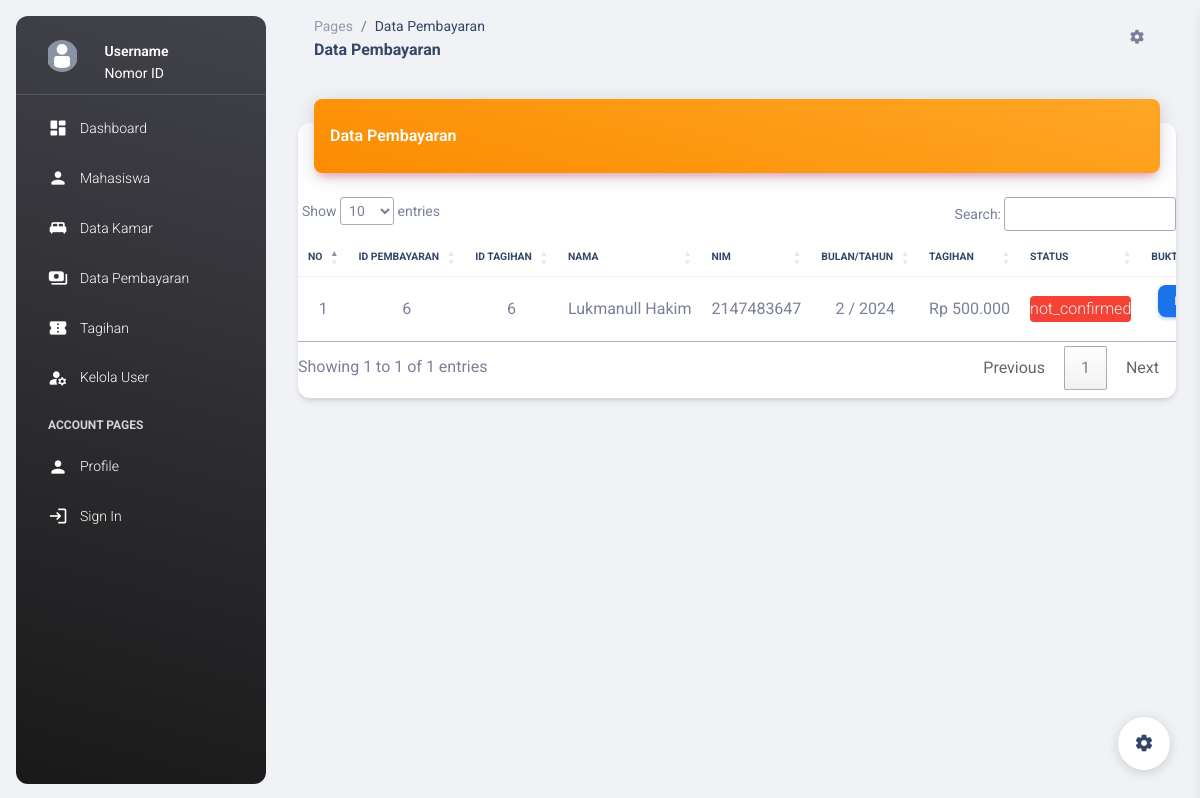
The app's page /dt_pembayaran.php with its own data.
### tables this page shows
CREATE TABLE `pembayaran` (
  `id_pembayaran` int(15) NOT NULL,
  `id_tagihan` int(15) NOT NULL,
  `id_mhs` int(15) NOT NULL,
  `foto_bukti_pembayaran` varchar(500) NOT NULL,
  `waktu_pembayaran` datetime NOT NULL DEFAULT current_timestamp(),
  `status` varchar(15) NOT NULL DEFAULT 'pending'
);

CREATE TABLE `mahasiswa` (
  `id_mhs` int(11) NOT NULL,
  `nim` int(20) DEFAULT NULL,
  `nama_mhs` varchar(255) DEFAULT NULL,
  `foto` varchar(500) DEFAULT NULL,
  `tempat` varchar(255) DEFAULT NULL,
  `tgl_lahir` date DEFAULT NULL,
  `jk` varchar(15) DEFAULT NULL,
  `kewarganegaraan` varchar(50) DEFAULT NULL,
  `agama` varchar(50) DEFAULT NULL,
  `email` varchar(255) DEFAULT NULL,
  `no_hp` varchar(15) DEFAULT NULL,
  `kode_pos` varchar(10) DEFAULT NULL,
  `alamat` text DEFAULT NULL,
  `provinsi` varchar(100) DEFAULT NULL,
  `kabupaten` varchar(100) DEFAULT NULL,
  `kecamatan` varchar(100) DEFAULT NULL,
  `ortu` varchar(255) DEFAULT NULL,
  `no_hp_ortu` varchar(15) DEFAULT NULL,
  `alamat_ortu` text DEFAULT NULL,
  `pendidikan` varchar(255) DEFAULT NULL,
  `nama_sekolah` varchar(255) DEFAULT NULL,
  `jurusan` varchar(255) DEFAULT NULL,
  `prodi` varchar(255) DEFAULT NULL,
  `semester` int(11) DEFAULT NULL,
  `id_kamar` int(15) DEFAULT NULL
);

CREATE TABLE `tagihan` (
  `id_tagihan` int(15) NOT NULL,
  `nama` varchar(100) NOT NULL,
  `bulan` int(15) NOT NULL,
  `tahun` int(15) NOT NULL,
  `tagihan` int(15) NOT NULL,
  `tgl_tagih` datetime NOT NULL DEFAULT current_timestamp(),
  `status` varchar(50) NOT NULL DEFAULT 'non_active'
);

### proses/koneksi.php (called while the page is built, shortened)
<?php
function format_rupiah($angka)
{
    $rupiah = "Rp " . number_format($angka, 0, ',', '.');
    return $rupiah;
}
?>

### dt_pembayaran.php (the view, shortened to what this page needs)
<?php include 'proses/koneksi.php'; ?>
<!DOCTYPE html>
<html lang="en">
<head>
  <link href="./assets/css/nucleo-icons.css" rel="stylesheet" />
  <link href="./assets/css/nucleo-svg.css" rel="stylesheet" />
  <link id="pagestyle" href="./assets/css/material-dashboard.css?v=3.0.0" rel="stylesheet" />
  <link rel="stylesheet" href="https://cdn.datatables.net/1.13.7/css/jquery.dataTables.css" />
</head>
<body class="g-sidenav-show bg-gray-200">
  <?php include 'sidebar.php'; ?>
  <main class="main-content position-relative max-height-vh-100 h-100 border-radius-lg">
    <nav class="navbar navbar-main navbar-expand-lg px-0 mx-4 shadow-none border-radius-xl" id="navbarBlur"
      navbar-scroll="true">
      <div class="container-fluid py-1 px-3">
        <nav aria-label="breadcrumb">
          <ol class="breadcrumb bg-transparent mb-0 pb-0 pt-1 px-0 me-sm-6 me-5">
            <li class="breadcrumb-item text-sm"><a class="opacity-5 text-dark" href="javascript:;">Pages</a></li>
            <li class="breadcrumb-item text-sm text-dark active" aria-current="page">Data Pembayaran</li>
          </ol>
          <h6 class="font-weight-bolder mb-0">Data Pembayaran</h6>
        </nav>
        <ul class="navbar-nav justify-content-end">
          <li class="nav-item px-3 d-flex align-items-center">
            <a href="javascript:;" class="nav-link text-body p-0">
              <i class="fa fa-cog fixed-plugin-button-nav cursor-pointer"></i>
            </a>
          </li>
        </ul>
      </div>
    </nav>
    <div class="container-fluid py-4">
      <div class="row">
        <div class="col-12">
          <div class="card my-4">
            <div class="card-header p-0 position-relative mt-n4 mx-3 z-index-2">
              <div class="bg-gradient-warning shadow-primary border-radius-lg pt-4 pb-3">
                <div class="d-flex justify-content-between">
                  <h6 class="text-white text-capitalize ps-3">Data Pembayaran</h6>
                </div>
              </div>
            </div>
            <div class="card-body px-0 pb-2">
              <div class="table-responsive p-0">
                <table class="table align-items-center mb-0 text-center " id="myTable">
                  <thead>
                    <tr>
                      <th class="text-uppercase text-dark text-xxs font-weight-bolder">No</th>
                      <th class="text-uppercase text-dark text-xxs font-weight-bolder">ID Pembayaran</th>
                      <th class="text-uppercase text-dark text-xxs font-weight-bolder">ID Tagihan</th>
                      <th class="text-uppercase text-dark text-xxs font-weight-bolder">Nama</th>
                      <th class="text-uppercase text-dark text-xxs font-weight-bolder">NIM</th>
                      <th class="text-uppercase text-dark text-xxs font-weight-bolder">Bulan/Tahun</th>
                      <th class="text-uppercase text-dark text-xxs font-weight-bolder">Tagihan</th>
                      <th class="text-uppercase text-dark text-xxs font-weight-bolder">Status</th>
                      <th class="text-uppercase text-dark text-xxs font-weight-bolder">Bukti Pembayaran</th>
                    </tr>
                  </thead>
                  <tbody class="text-center">
                    <?php
                    $no = 1;
                    $kueri = mysqli_query($conn, "SELECT * FROM pembayaran");
                    while ($row = mysqli_fetch_array($kueri)) {
                      $idmhs = $row['id_mhs'];
                      $kueri2 = mysqli_query($conn, "SELECT * FROM mahasiswa WHERE id_mhs = $idmhs");
                      $row2 = mysqli_fetch_array($kueri2);
                      $id_tagihan = $row['id_tagihan'];
                      $kueri3 = mysqli_query($conn, "SELECT * FROM tagihan WHERE id_tagihan = $id_tagihan");
                      $row3 = mysqli_fetch_array($kueri3);
                      ?>
                      <tr>
                        <td>
                          <?php echo $no++; ?>
                        </td>
                        <td>
                          <?php echo $row['id_pembayaran']; ?>
                        </td>
                        <td>
                          <?php echo $row['id_tagihan']; ?>
                        </td>
                        <td>
                          <?php echo $row2['nama_mhs']; ?>
                        </td>
                        <td>
                          <?php echo $row2['nim']; ?>
                        </td>
                        <td>
                          <?php echo $row3['bulan']; ?> /
                          <?php echo $row3['tahun']; ?>
                        </td>
                        <td>
                          <?php echo format_rupiah($row3['tagihan']); ?>
                        </td>
                        <td>
                          <?php if ($row['status'] == 'not_confirmed') { ?>
                            <div class="bg-danger text-light rounded">
                              <?php echo $row['status']; ?>
                            </div>
                          <?php } else { ?>
                            <div class="bg-success text-light rounded">
                              <?php echo $row['status']; ?>
                            </div>
                          <?php } ?>
                        </td>
                        <td><a href="#" onclick="show_bukti('<?php echo $row['foto_bukti_pembayaran'] ?>')"
                            data-bs-toggle="modal" data-bs-target="#ModalGambar" class="btn btn-sm btn-info">Lihat
                            BUKTI</a></td>
                      </tr>
                    <?php } ?>
                  </tbody>
                </table>
              </div>
            </div>
          </div>
        </div>
      </div>
    </div>
    <br>
    <br>
  </main>
  <div class="fixed-plugin">
    <a class="fixed-plugin-button text-dark position-fixed px-3 py-2">
      <i class="material-icons py-2">settings</i>
    </a>
  </div>
</body>
</html>

### records on screen
pembayaran: id_pembayaran "6", id_tagihan "6", id_mhs.nama_mhs "Lukmanull Hakim", id_mhs.nim "2147483647", id_tagihan.bulan "2", id_tagihan.tahun "2024", id_tagihan.tagihan "Rp 500.000", status "not_confirmed"
